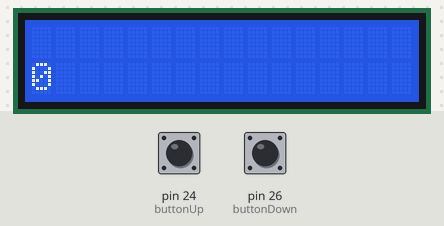
A sketch run on a simulated Arduino Mega 2560, built with avr-gcc and run on an emulated ATmega2560. On the bench: 16×2 character LCD. Inputs (shaded band) come from the test bench; at power-on: pin 24 (buttonUp) LOW, pin 26 (buttonDown) LOW.

Above: at 1.2 s.
1.3 s: pin 24 (buttonUp) pulled HIGH for 0.15 s
At 2.3 s:
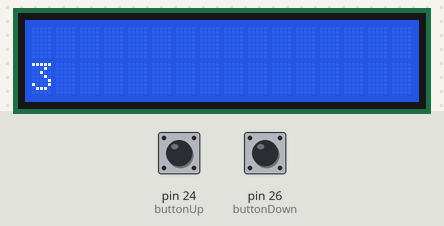
2.9 s: pin 26 (buttonDown) pulled HIGH for 1 s
At 4.1 s:
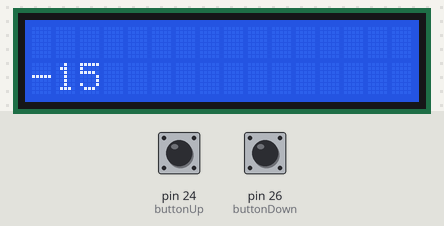
5.4 s: pin 26 (buttonDown) pulled HIGH for 0.15 s
At 5.9 s:
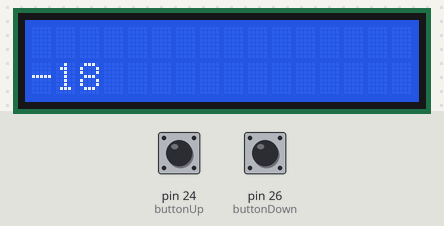
7.0 s: pin 24 (buttonUp) pulled HIGH for 3.2 s
At 11.4 s:
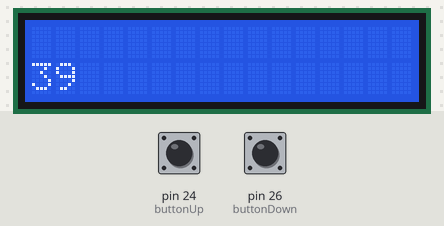

The sketch:

Kontrol_Motor_Dan_TOmbol.ino
```cpp
/*
  LiquidCrystal Library - Hello World

 Demonstrates the use a 16x2 LCD display.  The LiquidCrystal
 library works with all LCD displays that are compatible with the
 Hitachi HD44780 driver. There are many of them out there, and you
 can usually tell them by the 16-pin interface.

 This sketch prints "Hello World!" to the LCD
 and shows the time.

  The circuit:
 * LCD RS pin to digital pin 12
 * LCD Enable pin to digital pin 11
 * LCD D4 pin to digital pin 5
 * LCD D5 pin to digital pin 4
 * LCD D6 pin to digital pin 3
 * LCD D7 pin to digital pin 2
 * 10K resistor:
 * ends to +5V and ground
 * wiper to LCD VO pin (pin 3)

 Library originally added 18 Apr 2008
 by David A. Mellis
 library modified 5 Jul 2009
 by Limor Fried (http://www.ladyada.net)
 example added 9 Jul 2009
 by Tom Igoe
 modified 25 July 2009
 by David A. Mellis


 http://www.arduino.cc/en/Tutorial/LiquidCrystal
 */


// include the library code:
#include "Wire.h"
#include "Adafruit_LiquidCrystal.h"


Adafruit_LiquidCrystal lcd(12, 11, 5, 4, 3, 2);

int buttonUp = 24;
int buttonDown =26;

int angka =0 ;
int bacaTombolUp =0;
int bacaTombolDown=0;

void setup() {
  lcd.begin(16, 2);
  pinMode(buttonUp, INPUT);
  pinMode(buttonDown, INPUT);
   }

void loop() {
  bacaTombolUp = digitalRead(buttonUp);
  bacaTombolDown = digitalRead(buttonDown);
  if (bacaTombolUp == HIGH)
  {
    angka=angka+1;
    }
   if (bacaTombolDown == HIGH)
   {
      angka=angka-1;
    }

 lcd.clear();
 lcd.setCursor(0, 1);
 lcd.print(angka);
 delay(50);


}
```

Measured:
- after the input at 1.3 s, the display: first changes at once (image 1 shows a later state)
- after the input at 2.9 s, the display: first changes at once (image 2 shows a later state)
- after the input at 5.4 s, the display: first changes at once (image 3 shows a later state)
- after the input at 7.0 s, the display: first changes after 0.05 s (image 4 shows a later state)
